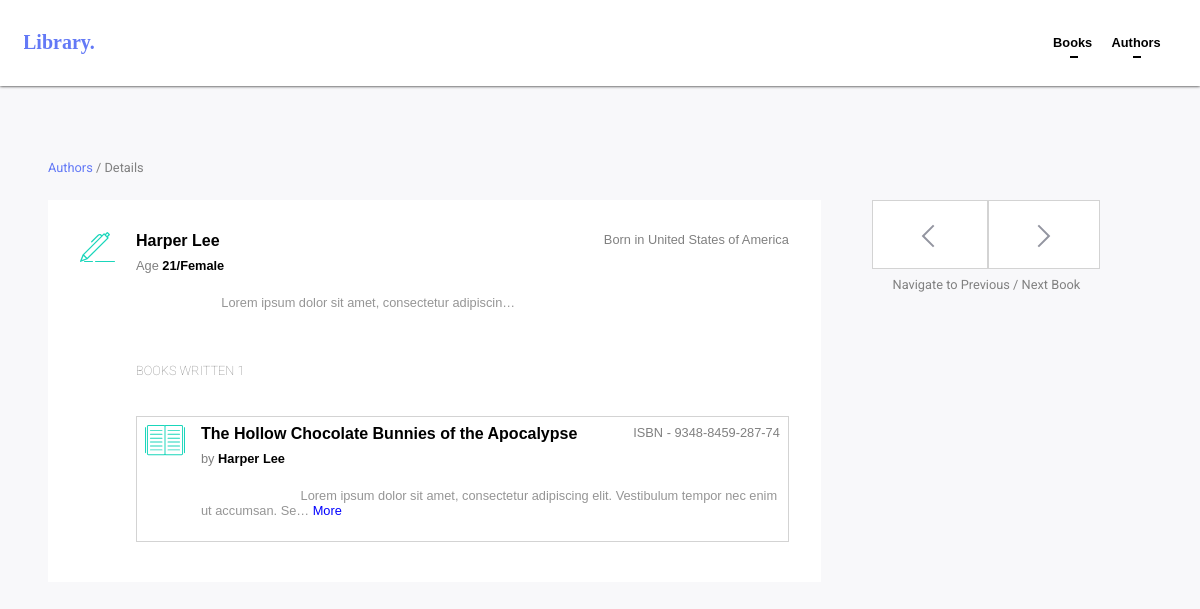
/author/2/, run on the app's committed database.
### library/models.py (models this page shows, shortened)
class Author(models.Model):
    name = models.CharField(max_length=100)
    country = models.CharField(max_length=50)
    age = models.CharField(max_length=2)
    gender = models.CharField(max_length=6)
    year = models.DateField
    description = models.CharField(max_length=500)

class Book(models.Model):
    name = models.CharField(max_length=100)
    author = models.ForeignKey(Author)
    isbn = models.CharField(max_length=10)
    description = models.CharField(max_length=3000)

### library/views.py (the view)
# urls.py: url(r'^author/(?P<id>[0-9]+)/$' , views.author_detail , name="single_author"),
def author_detail(request , id):
    books = models.Book.objects.all().filter(author=models.Author.objects.get(id=id))
    try:
        models.Book.objects.get(id=int(id)+1)
        next_book = int(id)+1
    except:
            next_book = id
    try:
        models.Book.objects.get(id=int(id)-1)
        pre_book = int(id)-1
    except:
            pre_book = id
    context = {
        'pre_auth' : pre_book,
        'next_auth' : next_book,
        'author': models.Author.objects.get(id=id),
        'books': books
    }
    return render(request , 'library/author_indi.html' , context)

### templates/library/author_indi.html (shortened to what this page needs)
{% extends "library/base.html" %}
{% load static %}
{% block link %}
    <link rel="stylesheet" href="{% static 'Library/css/single_auth.css' %}">
{% endblock %}
{% block body %}
    <div class="container">
        <div class="book_list">
            <div class="topbar">
                <span style="color: #6379f6">Authors</span> /  Details
            </div>
            <div class="books">
                <div class="img">
                    <img src="{% static 'Library/Img/author_icon.svg' %}" alt="">
                </div>
                <div class="info">
                    <div class="first-row">
                        {{ author.name }} <span>Born in {{ author.country }}</span>
                    </div>
                    <div class="second-row">
                        Age <span>{{ author.age }}/{{ author.gender }}</span>
                    </div>
                    <div class="third-row">
                        {{ author.description|truncatechars:50  }}
                    </div>
                    <div class="books_written">
                    BOOKS WRITTEN <span>{{ books.count }}</span>
                </div>
                {% for book in books %}
                <div class="list" onclick="window.location='{% url 'single_book' book.id %}'">
                    <div class="img">
                        <img src="{% static 'Library/Img/book_icon.svg' %}" alt="">
                    </div>
                    <div class="info">
                        <div class="first-row">
                            {{ book.name }} <span>ISBN - {{ book.isbn }}</span>
                        </div>
                        <div class="second-row">
                            by <span>{{ book.author.name }}</span>
                        </div>
                        <div class="third-row">
                            {{ book.description|truncatechars:100  }} <span>More</span>
                        </div>
                    </div>
                </div>
                {% endfor %}
                </div>
            </div>
        </div>
        <div class="nav">
            <div class="pre">
                <a href="{% url 'single_author' pre_auth %}"><img src="{% static 'Library/Img/prev_icon (3).svg' %}" alt=""></a>
            </div>
            <div class="next">
                <a href="{% url 'single_author' next_auth %}"><img src="{% static 'Library/Img/next_icon.svg' %}" alt=""></a>
            </div>
            <div class="desp">
                Navigate to Previous / Next Book
            </div>
        </div>
    </div>
{% endblock %}

### library/Static/Library/css/base.css (style rules this page uses)
body { margin: 0; height: 100vh; background-color: #f8f8fa; font-family: 'Roboto', sans-serif; }

### library/Static/Library/css/single_auth.css (style rules this page uses)
.container { width: inherit; height: inherit; }
.book_list { width: 70%; display: inline-block; }
.container { padding: 3em; }
.topbar { position: relative; color: gray; padding: 2em 0; font-size: 0.8em; }
.img { float: left; }
.first-row { position: relative; font-weight: bold; padding-bottom: 0.5em; font-family: sans-serif; }
.first-row span { position: absolute; right: 0; font-weight: 100; font-size: 0.8em; color: gray; }
.second-row { font-family: sans-serif; font-size: 0.8em; color: gray; padding-bottom: 0.5em; }
.second-row span { font-weight: bold; color: black; }
.third-row { font-family: sans-serif; font-size: 0.8em; color: #808080d4; white-space: pre-wrap; }
.third-row span { color: Blue; }
.info { padding: 0 0 0 3.5em; }
.books { background-color: white; padding: 2em; }
.books_written { font-weight: 100; font-size: 0.8em; color: gray; padding: 3em 0; }
.list { cursor: pointer; padding: 0.5em; border: 1px solid lightgray; transition: 0.35s ease-in-out; margin-bottom: 0.5em; }
.nav { width: 30%; float: right; text-align: center; margin-top: 5.6em; }
.nav .pre { display: inline; padding: 2em 3em 1em; background: white; border: lightgray solid 1px; cursor: pointer; transition: 0.35s ease-in-out; }
.nav .next { display: inline; padding: 2em 3em 1em; background: white; border: lightgray solid 1px; cursor: pointer; transition: 0.35s ease-in-out; }
.desp { padding-top: 2em; font-size: 0.8em; color: gray; }

### data on the page
Author: name "Harper Lee", country "United States of America", age "21", gender "Female", description "Lorem ipsum dolor sit amet, consectetur adipiscin…"
Book: name "The Hollow Chocolate Bunnies of the Apocalypse", isbn "9348-8459-287-74", author.name "Harper Lee", description "Lorem ipsum dolor sit amet, consectetur adipiscing elit. Vestibulum tempor nec enim ut accumsan. Se…"

### other printed values
{{ books.count }} "1"
